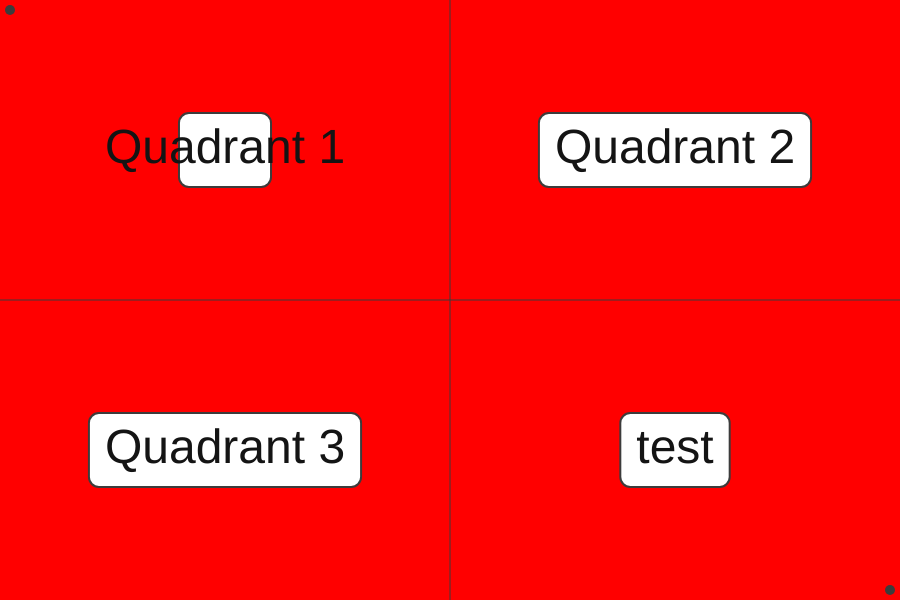
Frame 1 (no input)
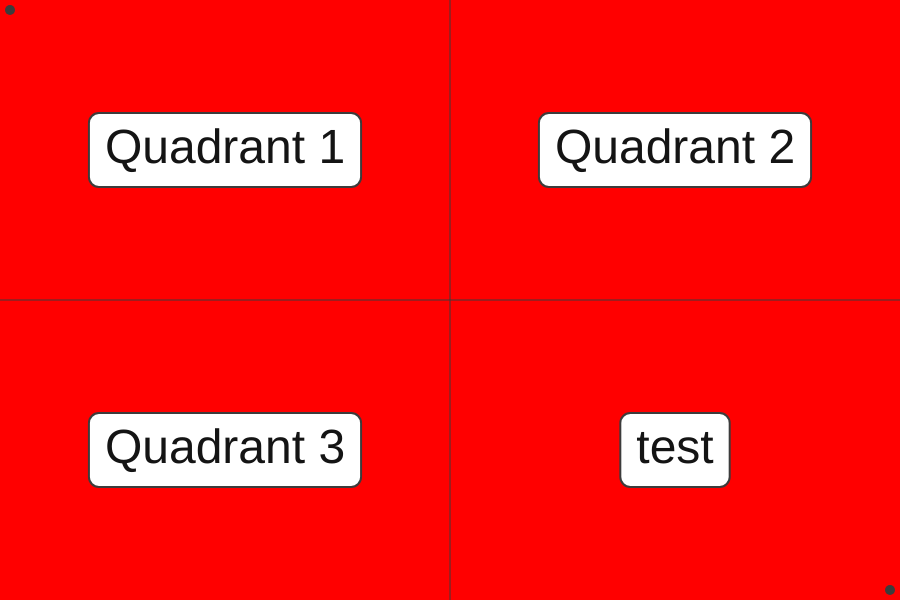
Frame 60 (no input)
Frame 120 (the mouse pressed at the canvas centre since frame 60): identical to frame 60, image omitted

The p5.js sketch that drew these frames (run headless with seeded random() and noise() and a simulated clock; from frame 60 on, the mouse is pressed at the canvas centre):

// p5.js sketch
// ── sketch.js
let backgroundColor;
let strokeWeightValue;
let widthValue;
let heightValue;

function setup() {
  backgroundColor = color('red');
  strokeWeightValue = 10;
  widthValue = 900;
  heightValue = 600;
  textFont('Arial', 48);

  createCanvas(widthValue, heightValue);
  
}

function draw() {
  background(backgroundColor);
  stroke(60);
  strokeWeight(strokeWeightValue);
  point(widthValue -10, heightValue -10);
  point(10, 10);
  strokeWeight(1);
  // Draw center lines
  line(0, heightValue / 2, widthValue, heightValue / 2);
  line(widthValue / 2, 0, widthValue / 2, heightValue);
  // Top left quadrant
  drawCenteredTextInQuadrant(0, 0, widthValue/2, heightValue/2, 'Quadrant 1');
  // Bottom left quadrant
  drawCenteredTextInQuadrant(0, heightValue/2, widthValue/2, heightValue/2, 'Quadrant 3');  
  // Top right quadrant
  drawCenteredTextInQuadrant(widthValue/2, 0, widthValue/2, heightValue/2, 'Quadrant 2');
  // Bottom right quadrant
  drawCenteredTextInQuadrant(widthValue/2, heightValue/2, widthValue/2, heightValue/2, 'test');
}

function drawCenteredTextInQuadrant(x, y, w, h, str){
  // Determine quadrant center
  let centerX = x + w / 2;
  let centerY = y + h / 2;

  // Measure the text
  const paddingX = 16;
  const paddingY = 10;  
  const textW = textWidth(str);
  const textH = textAscent() + textDescent();

  // box size based on text + padding
  let boxW = textW + paddingX * 2;
  let boxH = textH + paddingY * 2;

  // Keep the box inside the quadrant
  boxW = min(boxW, w -20);
  boxH = min(boxH, h -20);

  // Draw the box
  rectMode(CENTER);
  fill(255);
  stroke(60);
  strokeWeight(2);
  rect(centerX, centerY, boxW, boxH, 10);

  // draw the text
  fill(20);
  noStroke();
  textAlign(CENTER, CENTER);
  text(str, centerX, centerY);
} 
